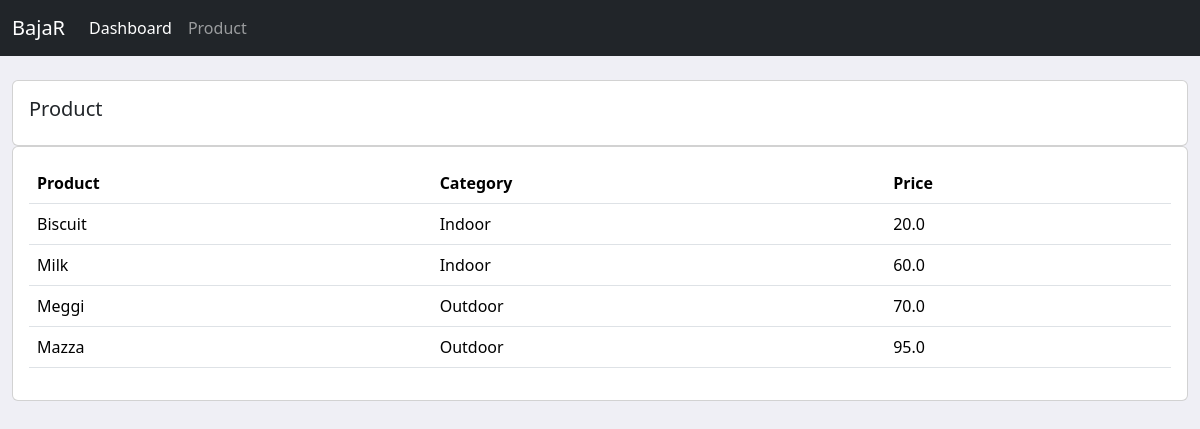
The app's page /product/ with its own data.
### try_3/models.py (models this page shows, shortened)
class Product(models.Model):
    CATEGORY=(
        ('Indoor','Indoor'),
        ('Out Door','Out Door'),
    )
    name=models.CharField(max_length=50,null=True)
    price=models.FloatField()
    category=models.CharField(max_length=50,null=True,blank=CATEGORY)
    description=models.CharField(max_length=200,null=True,blank=True)
    date_created=models.DateTimeField(auto_now_add=True,null=True)
    tags=models.ManyToManyField(Tags)

### try_3/views.py (the view)
# urls.py: path('product/',views.product,name='product'),
def product(request):
    item=Product.objects.all()
    context={
        'item':item
    }
    return render(request, 'product.html',context)

### templates/product.html
{% extends 'base.html' %}
{% block content %}
<br>
<div class="row">
    <div class="col-md">
        <div class="card card-body">
            <h5>Product</h5>
        </div>
        <div class="card card-body">
            <table class="table">
                <tr>
                    <th>Product</th>
                    <th>Category</th>
                    <th>Price</th>
                </tr>
                {% for i in item %}
                <tr>
                    <td>{{i.name}}</td>
                    <td>{{i.category}}</td>
                    <td>{{i.price}}</td>
                </tr>
                {% endfor %}
            </table>
        </div>
    </div>
</div>
{% endblock %}

### static/css/main.css (style rules this page uses)
body { background-color: #efeff5; }

### records on screen
Product: name "Biscuit", category "Indoor", price "20.0"
Product: name "Milk", category "Indoor", price "60.0"
Product: name "Meggi", category "Outdoor", price "70.0"
Product: name "Mazza", category "Outdoor", price "95.0"
